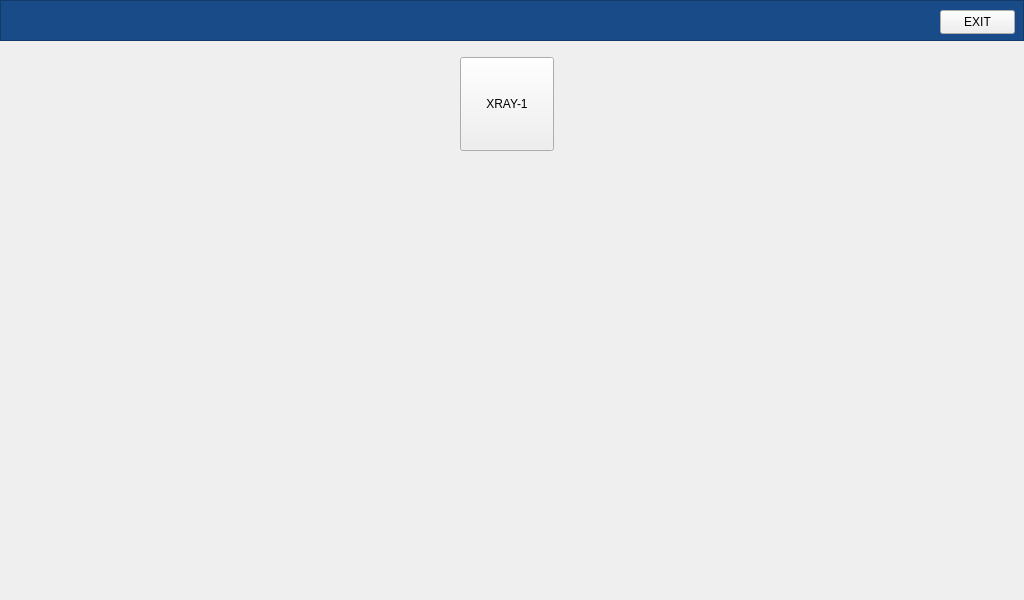
<?xml version="1.0" encoding="UTF-8"?>
<ui version="4.0">
 <class>MainWindow</class>
 <widget class="QMainWindow" name="MainWindow">
  <property name="geometry">
   <rect>
    <x>0</x>
    <y>0</y>
    <width>1024</width>
    <height>600</height>
   </rect>
  </property>
  <property name="minimumSize">
   <size>
    <width>1024</width>
    <height>600</height>
   </size>
  </property>
  <property name="maximumSize">
   <size>
    <width>1024</width>
    <height>600</height>
   </size>
  </property>
  <property name="windowTitle">
   <string>MainWindow</string>
  </property>
  <property name="styleSheet">
   <string notr="true"/>
  </property>
  <widget class="QWidget" name="centralwidget">
   <property name="styleSheet">
    <string notr="true">QWidget#centralwidget{
background-image: url(:/images/0_background.png);}</string>
   </property>
   <widget class="QFrame" name="frame">
    <property name="geometry">
     <rect>
      <x>0</x>
      <y>0</y>
      <width>1024</width>
      <height>41</height>
     </rect>
    </property>
    <property name="styleSheet">
     <string notr="true">QWidget#frame{
	background-color: rgb(25, 75, 136);
}</string>
    </property>
    <property name="frameShape">
     <enum>QFrame::StyledPanel</enum>
    </property>
    <property name="frameShadow">
     <enum>QFrame::Raised</enum>
    </property>
    <widget class="QPushButton" name="pushButton_exit">
     <property name="geometry">
      <rect>
       <x>940</x>
       <y>10</y>
       <width>75</width>
       <height>24</height>
      </rect>
     </property>
     <property name="text">
      <string>EXIT</string>
     </property>
    </widget>
   </widget>
   <widget class="QPushButton" name="pushButton_total_body">
    <property name="geometry">
     <rect>
      <x>62</x>
      <y>219</y>
      <width>119</width>
      <height>104</height>
     </rect>
    </property>
    <property name="styleSheet">
     <string notr="true">QPushButton{
	border:none;
	background-image: url(:/images/b_total_body_norm.png);
}

QPushButton:pressed{
	border:none;
	background-image: url(:/images/b_total_body_down.png);
}</string>
    </property>
    <property name="text">
     <string/>
    </property>
    <property name="iconSize">
     <size>
      <width>119</width>
      <height>104</height>
     </size>
    </property>
    <property name="flat">
     <bool>false</bool>
    </property>
   </widget>
   <widget class="QPushButton" name="pushButton_lateral">
    <property name="geometry">
     <rect>
      <x>191</x>
      <y>219</y>
      <width>119</width>
      <height>104</height>
     </rect>
    </property>
    <property name="styleSheet">
     <string notr="true">QPushButton{
	border:none;
	background-image: url(:/images/b_lateral_norm.png);
}

QPushButton:pressed{
	border:none;
	background-image: url(:/images/b_lateral_down.png);
}</string>
    </property>
    <property name="text">
     <string/>
    </property>
    <property name="iconSize">
     <size>
      <width>119</width>
      <height>104</height>
     </size>
    </property>
   </widget>
   <widget class="QPushButton" name="pushButton_va">
    <property name="geometry">
     <rect>
      <x>320</x>
      <y>219</y>
      <width>119</width>
      <height>104</height>
     </rect>
    </property>
    <property name="styleSheet">
     <string notr="true">QPushButton{
	border:none;
	background-image: url(:/images/b_va_norm.png);
}

QPushButton:pressed{
	border:none;
	background-image: url(:/images/b_va_down.png);
}</string>
    </property>
    <property name="text">
     <string/>
    </property>
    <property name="iconSize">
     <size>
      <width>119</width>
      <height>104</height>
     </size>
    </property>
   </widget>
   <widget class="QPushButton" name="pushButton_mode">
    <property name="geometry">
     <rect>
      <x>191</x>
      <y>333</y>
      <width>119</width>
      <height>104</height>
     </rect>
    </property>
    <property name="styleSheet">
     <string notr="true">QPushButton{
	border:none;
	background-image: url(:/images/b_mode_norm.png);
}

QPushButton:pressed{
	border:none;
	background-image: url(:/images/b_mode_down.png);
}</string>
    </property>
    <property name="text">
     <string/>
    </property>
    <property name="iconSize">
     <size>
      <width>119</width>
      <height>104</height>
     </size>
    </property>
   </widget>
   <widget class="QPushButton" name="pushButton_left_forearm">
    <property name="geometry">
     <rect>
      <x>62</x>
      <y>333</y>
      <width>119</width>
      <height>104</height>
     </rect>
    </property>
    <property name="styleSheet">
     <string notr="true">QPushButton{
	border:none;
	background-image: url(:/images/b_left_forearm_norm.png);
}

QPushButton:pressed{
	border:none;
	background-image: url(:/images/b_left_forearm_down.png);
}</string>
    </property>
    <property name="text">
     <string/>
    </property>
    <property name="iconSize">
     <size>
      <width>119</width>
      <height>104</height>
     </size>
    </property>
   </widget>
   <widget class="QPushButton" name="pushButton_right_forearm">
    <property name="geometry">
     <rect>
      <x>320</x>
      <y>333</y>
      <width>119</width>
      <height>104</height>
     </rect>
    </property>
    <property name="styleSheet">
     <string notr="true">QPushButton{
	border:none;
	background-image: url(:/images/b_right_forearm_norm.png);
}

QPushButton:pressed{
	border:none;
	background-image: url(:/images/b_right_forearm_down.png);
}</string>
    </property>
    <property name="text">
     <string/>
    </property>
    <property name="iconSize">
     <size>
      <width>119</width>
      <height>104</height>
     </size>
    </property>
   </widget>
   <widget class="QPushButton" name="pushButton_ap_spine">
    <property name="geometry">
     <rect>
      <x>191</x>
      <y>447</y>
      <width>119</width>
      <height>104</height>
     </rect>
    </property>
    <property name="styleSheet">
     <string notr="true">QPushButton{
	border:none;
	background-image: url(:/images/b_ap_spine_norm.png);
}

QPushButton:pressed{
	border:none;
	background-image: url(:/images/b_ap_spine_down.png);
}</string>
    </property>
    <property name="text">
     <string/>
    </property>
    <property name="iconSize">
     <size>
      <width>119</width>
      <height>104</height>
     </size>
    </property>
   </widget>
   <widget class="QPushButton" name="pushButton_left_femur">
    <property name="geometry">
     <rect>
      <x>62</x>
      <y>447</y>
      <width>119</width>
      <height>104</height>
     </rect>
    </property>
    <property name="styleSheet">
     <string notr="true">QPushButton{
	border:none;
	background-image: url(:/images/b_left_femur_norm.png);
}

QPushButton:pressed{
	border:none;
	background-image: url(:/images/b_left_femur_down.png);
}</string>
    </property>
    <property name="text">
     <string/>
    </property>
    <property name="iconSize">
     <size>
      <width>119</width>
      <height>104</height>
     </size>
    </property>
   </widget>
   <widget class="QPushButton" name="pushButton_right_femur">
    <property name="geometry">
     <rect>
      <x>320</x>
      <y>447</y>
      <width>119</width>
      <height>104</height>
     </rect>
    </property>
    <property name="styleSheet">
     <string notr="true">QPushButton{
	border:none;
	background-image: url(:/images/b_right_femur_norm.png);
}

QPushButton:pressed{
	border:none;
	background-image: url(:/images/b_right_femur_down.png);
}</string>
    </property>
    <property name="text">
     <string/>
    </property>
    <property name="iconSize">
     <size>
      <width>119</width>
      <height>104</height>
     </size>
    </property>
   </widget>
   <widget class="QPushButton" name="pushButton_select_colimator">
    <property name="geometry">
     <rect>
      <x>565</x>
      <y>57</y>
      <width>94</width>
      <height>94</height>
     </rect>
    </property>
    <property name="styleSheet">
     <string notr="true">QPushButton{
	border:none;
	background-image: url(:/images/m_collimator1_down.png);
}
</string>
    </property>
    <property name="text">
     <string/>
    </property>
    <property name="iconSize">
     <size>
      <width>94</width>
      <height>94</height>
     </size>
    </property>
    <property name="flat">
     <bool>false</bool>
    </property>
   </widget>
   <widget class="QPushButton" name="pushButton_move_center">
    <property name="geometry">
     <rect>
      <x>669</x>
      <y>57</y>
      <width>94</width>
      <height>94</height>
     </rect>
    </property>
    <property name="styleSheet">
     <string notr="true">QPushButton{
	border:none;
	background-image: url(:/images/m_move_center_norm.png);
}

QPushButton:pressed{
	border:none;
	background-image: url(:/images/m_move_center_down.png);
}</string>
    </property>
    <property name="text">
     <string/>
    </property>
    <property name="iconSize">
     <size>
      <width>94</width>
      <height>94</height>
     </size>
    </property>
    <property name="flat">
     <bool>false</bool>
    </property>
   </widget>
   <widget class="QPushButton" name="pushButton_move_left">
    <property name="geometry">
     <rect>
      <x>773</x>
      <y>57</y>
      <width>94</width>
      <height>94</height>
     </rect>
    </property>
    <property name="styleSheet">
     <string notr="true">QPushButton{
	border:none;
	
	background-image: url(:/images/m_patient_off_left_norm.png);
}

QPushButton:pressed{
	border:none;
	background-image: url(:/images/m_patient_off_left_down.png);
}</string>
    </property>
    <property name="text">
     <string/>
    </property>
    <property name="iconSize">
     <size>
      <width>94</width>
      <height>94</height>
     </size>
    </property>
    <property name="flat">
     <bool>false</bool>
    </property>
   </widget>
   <widget class="QPushButton" name="pushButton_setting">
    <property name="geometry">
     <rect>
      <x>877</x>
      <y>57</y>
      <width>94</width>
      <height>94</height>
     </rect>
    </property>
    <property name="styleSheet">
     <string notr="true">QPushButton{
	border:none;
	background-image: url(:/images/m_config_norm.png);
}

QPushButton:pressed{
	border:none;
	background-image: url(:/images/m_config_down.png);
}</string>
    </property>
    <property name="text">
     <string/>
    </property>
    <property name="iconSize">
     <size>
      <width>94</width>
      <height>94</height>
     </size>
    </property>
    <property name="flat">
     <bool>false</bool>
    </property>
   </widget>
   <widget class="QPushButton" name="pushButton_motor_up">
    <property name="geometry">
     <rect>
      <x>688</x>
      <y>214</y>
      <width>162</width>
      <height>155</height>
     </rect>
    </property>
    <property name="styleSheet">
     <string notr="true">QPushButton{
	border:none;
	background-image: url(:/images/arrow_up_norm.png);
}

QPushButton:pressed{
	border:none;
	background-image: url(:/images/arrow_up_down.png);
}</string>
    </property>
    <property name="text">
     <string/>
    </property>
    <property name="iconSize">
     <size>
      <width>162</width>
      <height>155</height>
     </size>
    </property>
   </widget>
   <widget class="QPushButton" name="pushButton_motor_left">
    <property name="geometry">
     <rect>
      <x>598</x>
      <y>304</y>
      <width>155</width>
      <height>162</height>
     </rect>
    </property>
    <property name="styleSheet">
     <string notr="true">QPushButton{
	border:none;
	background-image: url(:/images/arrow_left_norm.png);
}

QPushButton:pressed{
	border:none;
	background-image: url(:/images/arrow_left_down.png);
}</string>
    </property>
    <property name="text">
     <string/>
    </property>
    <property name="iconSize">
     <size>
      <width>162</width>
      <height>155</height>
     </size>
    </property>
   </widget>
   <widget class="QPushButton" name="pushButton_motor_right">
    <property name="geometry">
     <rect>
      <x>785</x>
      <y>304</y>
      <width>155</width>
      <height>162</height>
     </rect>
    </property>
    <property name="styleSheet">
     <string notr="true">QPushButton{
	border:none;
	background-image: url(:/images/arrow_right_norm.png);
}

QPushButton:pressed{
	border:none;
	background-image: url(:/images/arrow_right_down.png);
}</string>
    </property>
    <property name="text">
     <string/>
    </property>
    <property name="iconSize">
     <size>
      <width>162</width>
      <height>155</height>
     </size>
    </property>
   </widget>
   <widget class="QPushButton" name="pushButton_motor_down">
    <property name="geometry">
     <rect>
      <x>688</x>
      <y>401</y>
      <width>162</width>
      <height>155</height>
     </rect>
    </property>
    <property name="styleSheet">
     <string notr="true">QPushButton{
	border:none;
	background-image: url(:/images/arrow_down_norm.png);
}

QPushButton:pressed{
	border:none;
	background-image: url(:/images/arrow_down_down.png);
}</string>
    </property>
    <property name="text">
     <string/>
    </property>
    <property name="iconSize">
     <size>
      <width>162</width>
      <height>155</height>
     </size>
    </property>
   </widget>
   <widget class="QLabel" name="label_xray_on">
    <property name="geometry">
     <rect>
      <x>62</x>
      <y>57</y>
      <width>119</width>
      <height>94</height>
     </rect>
    </property>
    <property name="styleSheet">
     <string notr="true">QLabel{
	border:none;
	background-image: url(:/images/1_off.png);
}

</string>
    </property>
    <property name="text">
     <string/>
    </property>
   </widget>
   <widget class="QLabel" name="label_left_limit">
    <property name="geometry">
     <rect>
      <x>530</x>
      <y>380</y>
      <width>48</width>
      <height>16</height>
     </rect>
    </property>
    <property name="text">
     <string/>
    </property>
   </widget>
   <widget class="QLabel" name="label_right_limit">
    <property name="geometry">
     <rect>
      <x>960</x>
      <y>380</y>
      <width>48</width>
      <height>16</height>
     </rect>
    </property>
    <property name="text">
     <string/>
    </property>
   </widget>
   <widget class="QLabel" name="label_up_limit">
    <property name="geometry">
     <rect>
      <x>750</x>
      <y>190</y>
      <width>48</width>
      <height>16</height>
     </rect>
    </property>
    <property name="text">
     <string/>
    </property>
   </widget>
   <widget class="QLabel" name="label_down_limit">
    <property name="geometry">
     <rect>
      <x>750</x>
      <y>560</y>
      <width>48</width>
      <height>16</height>
     </rect>
    </property>
    <property name="text">
     <string/>
    </property>
   </widget>
   <widget class="QPushButton" name="pushButton_laser">
    <property name="geometry">
     <rect>
      <x>320</x>
      <y>57</y>
      <width>119</width>
      <height>94</height>
     </rect>
    </property>
    <property name="styleSheet">
     <string notr="true">QPushButton{
	border:none;
	background-image: url(:/images/3_off.png);
}

QPushButton:pressed{
	border:none;
	background-image: url(:/images/3_on.png);
}</string>
    </property>
    <property name="text">
     <string/>
    </property>
   </widget>
   <widget class="QLabel" name="label">
    <property name="geometry">
     <rect>
      <x>190</x>
      <y>57</y>
      <width>119</width>
      <height>94</height>
     </rect>
    </property>
    <property name="styleSheet">
     <string notr="true">QLabel{
	border:none;
	background-image: url(:/images/4_off.png);
}</string>
    </property>
    <property name="text">
     <string/>
    </property>
   </widget>
   <widget class="QPushButton" name="pushButton_sel_gen">
    <property name="geometry">
     <rect>
      <x>460</x>
      <y>57</y>
      <width>94</width>
      <height>94</height>
     </rect>
    </property>
    <property name="text">
     <string>XRAY-1</string>
    </property>
   </widget>
  </widget>
 </widget>
 <resources>
  <include location="../resources/resources.qrc"/>
 </resources>
 <connections/>
</ui>
